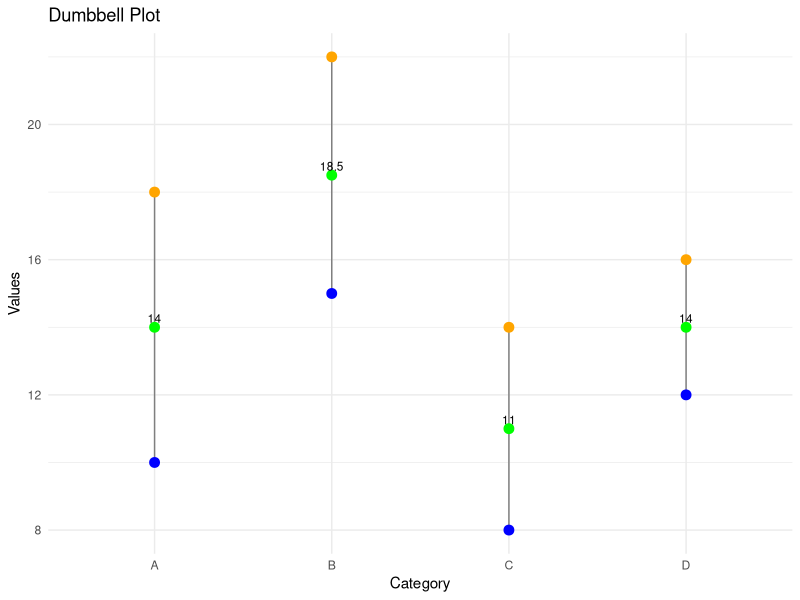

Here is the R script that generated this plot:
library(ggplot2)
library(dplyr)

# Sample data
data <- data.frame(
  Category = c("A", "B", "C", "D"),
  Initial = c(10, 15, 8, 12),
  Final = c(18, 22, 14, 16)
)

# Calculate the midpoint for positioning the dots and lines
data <- data %>%
  mutate(Midpoint = (Initial + Final) / 2)

# Create the dumbbell plot using ggplot2
dumbbell_plot <- ggplot(data, aes(x = Category, xend = Category, 
                                  y = Initial, yend = Final)) +
  geom_segment(color = "gray50") +  # Lines connecting dots
  geom_point(color = "blue", size = 3) +  # Initial values
  geom_point(aes(y = Final), color = "orange", size = 3) +  # Final values
  geom_point(aes(y = Midpoint), color = "green", size = 3) + # Midpoint Values
  geom_text(aes(label = Midpoint), 
            y = data$Midpoint, vjust = -.5, size = 3) +  # Midpoint labels
  labs(title = "Dumbbell Plot",
       x = "Category",
       y = "Values") +
  theme_minimal()

# Print the plot
dumbbell_plot
